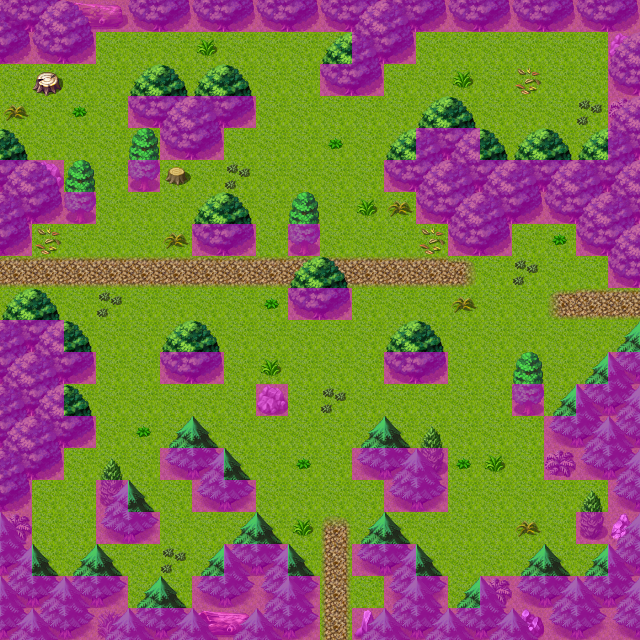

A 2D game scene composited from a Tiled map and its tileset images. What follows is a short description and the map's XML, with each tile layer's data collapsed to a summary:
An orthogonal 20x20 tile map with 32x32 px tiles, 4 tile layers (Ground, Objects, Above, Walkable), 40 tilesets and 8 objects (4x mapchange, 4x spawn).

<map version="1.0" orientation="orthogonal" width="20" height="20" tilewidth="32" tileheight="32">
 <properties>
  <property name="outdoors" value="1" />
 </properties>
 <tileset firstgid="1" name="map_bed_1" tilewidth="32" tileheight="32">
  <image source="../drawable/map_bed_1.png" width="512" height="256" />
 </tileset>
 <tileset firstgid="129" name="map_border_1" tilewidth="32" tileheight="32">
  <image source="../drawable/map_border_1.png" width="512" height="256" />
 </tileset>
 <tileset firstgid="257" name="map_bridge_1" tilewidth="32" tileheight="32">
  <image source="../drawable/map_bridge_1.png" width="512" height="256" />
 </tileset>
 <tileset firstgid="385" name="map_broken_1" tilewidth="32" tileheight="32">
  <image source="../drawable/map_broken_1.png" width="512" height="256" />
 </tileset>
 <tileset firstgid="513" name="map_cavewall_1" tilewidth="32" tileheight="32">
  <image source="../drawable/map_cavewall_1.png" width="576" height="192" />
 </tileset>
 <tileset firstgid="621" name="map_cavewall_2" tilewidth="32" tileheight="32">
  <image source="../drawable/map_cavewall_2.png" width="576" height="192" />
 </tileset>
 <tileset firstgid="729" name="map_cavewall_3" tilewidth="32" tileheight="32">
  <image source="../drawable/map_cavewall_3.png" width="576" height="192" />
 </tileset>
 <tileset firstgid="837" name="map_chair_table_1" tilewidth="32" tileheight="32">
  <image source="../drawable/map_chair_table_1.png" width="512" height="256" />
 </tileset>
 <tileset firstgid="965" name="map_crate_1" tilewidth="32" tileheight="32">
  <image source="../drawable/map_crate_1.png" width="512" height="256" />
 </tileset>
 <tileset firstgid="1093" name="map_cupboard_1" tilewidth="32" tileheight="32">
  <image source="../drawable/map_cupboard_1.png" width="512" height="256" />
 </tileset>
 <tileset firstgid="1221" name="map_curtain_1" tilewidth="32" tileheight="32">
  <image source="../drawable/map_curtain_1.png" width="512" height="256" />
 </tileset>
 <tileset firstgid="1349" name="map_entrance_1" tilewidth="32" tileheight="32">
  <image source="../drawable/map_entrance_1.png" width="512" height="256" />
 </tileset>
 <tileset firstgid="1477" name="map_fence_1" tilewidth="32" tileheight="32">
  <image source="../drawable/map_fence_1.png" width="512" height="256" />
 </tileset>
 <tileset firstgid="1605" name="map_fence_2" tilewidth="32" tileheight="32">
  <image source="../drawable/map_fence_2.png" width="512" height="256" />
 </tileset>
 <tileset firstgid="1733" name="map_ground_1" tilewidth="32" tileheight="32">
  <image source="../drawable/map_ground_1.png" width="512" height="256" />
 </tileset>
 <tileset firstgid="1861" name="map_ground_2" tilewidth="32" tileheight="32">
  <image source="../drawable/map_ground_2.png" width="512" height="256" />
 </tileset>
 <tileset firstgid="1989" name="map_ground_3" tilewidth="32" tileheight="32">
  <image source="../drawable/map_ground_3.png" width="512" height="256" />
 </tileset>
 <tileset firstgid="2117" name="map_ground_4" tilewidth="32" tileheight="32">
  <image source="../drawable/map_ground_4.png" width="512" height="256" />
 </tileset>
 <tileset firstgid="2245" name="map_ground_5" tilewidth="32" tileheight="32">
  <image source="../drawable/map_ground_5.png" width="512" height="256" />
 </tileset>
 <tileset firstgid="2373" name="map_ground_6" tilewidth="32" tileheight="32">
  <image source="../drawable/map_ground_6.png" width="512" height="256" />
 </tileset>
 <tileset firstgid="2501" name="map_ground_7" tilewidth="32" tileheight="32">
  <image source="../drawable/map_ground_7.png" width="512" height="256" />
 </tileset>
 <tileset firstgid="2629" name="map_ground_8" tilewidth="32" tileheight="32">
  <image source="../drawable/map_ground_8.png" width="512" height="256" />
 </tileset>
 <tileset firstgid="2757" name="map_indoor_1" tilewidth="32" tileheight="32">
  <image source="../drawable/map_indoor_1.png" width="512" height="256" />
 </tileset>
 <tileset firstgid="2885" name="map_kitchen_1" tilewidth="32" tileheight="32">
  <image source="../drawable/map_kitchen_1.png" width="512" height="256" />
 </tileset>
 <tileset firstgid="3013" name="map_outdoor_1" tilewidth="32" tileheight="32">
  <image source="../drawable/map_outdoor_1.png" width="512" height="256" />
 </tileset>
 <tileset firstgid="3141" name="map_pillar_1" tilewidth="32" tileheight="32">
  <image source="../drawable/map_pillar_1.png" width="512" height="256" />
 </tileset>
 <tileset firstgid="3269" name="map_plant_1" tilewidth="32" tileheight="32">
  <image source="../drawable/map_plant_1.png" width="512" height="256" />
 </tileset>
 <tileset firstgid="3397" name="map_rock_1" tilewidth="32" tileheight="32">
  <image source="../drawable/map_rock_1.png" width="512" height="256" />
 </tileset>
 <tileset firstgid="3525" name="map_roof_1" tilewidth="32" tileheight="32">
  <image source="../drawable/map_roof_1.png" width="512" height="256" />
 </tileset>
 <tileset firstgid="3653" name="map_roof_2" tilewidth="32" tileheight="32">
  <image source="../drawable/map_roof_2.png" width="512" height="256" />
 </tileset>
 <tileset firstgid="3781" name="map_shop_1" tilewidth="32" tileheight="32">
  <image source="../drawable/map_shop_1.png" width="512" height="256" />
 </tileset>
 <tileset firstgid="3909" name="map_sign_ladder_1" tilewidth="32" tileheight="32">
  <image source="../drawable/map_sign_ladder_1.png" width="512" height="256" />
 </tileset>
 <tileset firstgid="4037" name="map_table_1" tilewidth="32" tileheight="32">
  <image source="../drawable/map_table_1.png" width="512" height="256" />
 </tileset>
 <tileset firstgid="4165" name="map_trail_1" tilewidth="32" tileheight="32">
  <image source="../drawable/map_trail_1.png" width="512" height="256" />
 </tileset>
 <tileset firstgid="4293" name="map_tree_1" tilewidth="32" tileheight="32">
  <image source="../drawable/map_tree_1.png" width="512" height="256" />
 </tileset>
 <tileset firstgid="4421" name="map_wall_1" tilewidth="32" tileheight="32">
  <image source="../drawable/map_wall_1.png" width="512" height="256" />
 </tileset>
 <tileset firstgid="4549" name="map_wall_2" tilewidth="32" tileheight="32">
  <image source="../drawable/map_wall_2.png" width="480" height="256" />
 </tileset>
 <tileset firstgid="4669" name="map_wall_3" tilewidth="32" tileheight="32">
  <image source="../drawable/map_wall_3.png" width="480" height="256" />
 </tileset>
 <tileset firstgid="4789" name="map_window_1" tilewidth="32" tileheight="32">
  <image source="../drawable/map_window_1.png" width="512" height="256" />
 </tileset>
 <tileset firstgid="4917" name="map_window_2" tilewidth="32" tileheight="32">
  <image source="../drawable/map_window_2.png" width="512" height="256" />
 </tileset>
 <layer name="Ground" width="20" height="20">
  <data>[400 cells, 400 non-empty, 3 distinct tile ids]</data>
 </layer>
 <layer name="Objects" width="20" height="20">
  <data>[400 cells, 174 non-empty, 30 distinct tile ids]</data>
 </layer>
 <layer name="Above" width="20" height="20">
  <data>[400 cells, 75 non-empty, 6 distinct tile ids]</data>
 </layer>
 <layer name="Walkable" width="20" height="20">
  <data>[400 cells, 155 non-empty, 1 distinct tile ids]</data>
 </layer>
 <objectgroup name="Mapevents">
  <object name="west" type="mapchange" x="0" y="256" width="32" height="64">
   <properties>
    <property name="map" value="wild10" />
    <property name="place" value="east" />
   </properties>
  </object>
  <object name="east" type="mapchange" x="608" y="288" width="32" height="64">
   <properties>
    <property name="map" value="gapfiller1" />
    <property name="place" value="west" />
   </properties>
  </object>
  </objectgroup>
 <objectgroup name="Spawn">
  <!-- 4 objects omitted --></objectgroup>
 <objectgroup name="Keys" visible="0" />
</map>
<!-- 6 of 8 objects omitted -->
